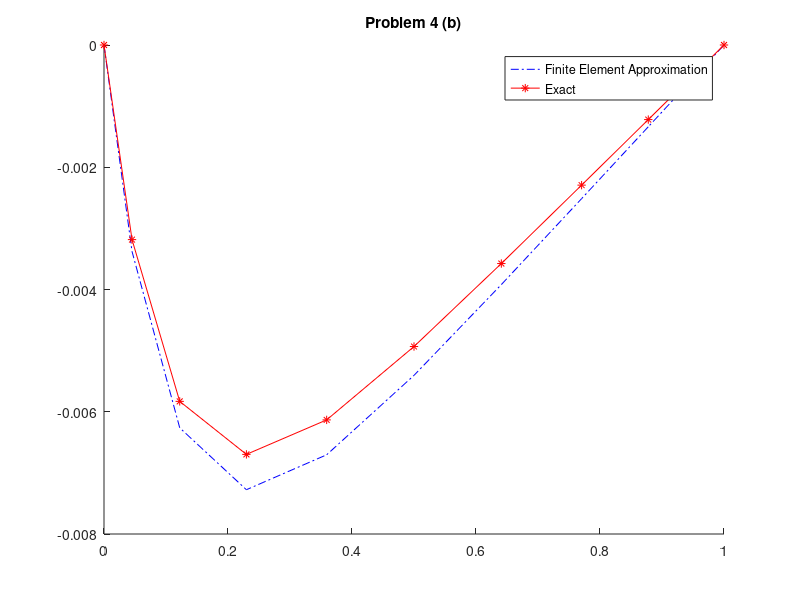

MATLAB code to generate this figure:
% Problem 4 (b)
% Marty Fuhry
% 3/28/2012
% Compiled and ran using GNU Octave, version 3.2.4 configured for "x86_64-pc-linux-gnu".

%%%%%%%%%%%%%%%%%%%%%%%%%%%%%%%%%%%%%%%%%%%%%%%%%%%%%%%%%%%%%%%%%%%%%%%%%%%%%%%%
% Write a finite element code to solve the one-dimensional boundary value      %
% problem for u(x) on 0 < x < 1                                                %
%  u''(x) = e^(-10x), u(0) = 0, u(1) = 0.                                      %
% Use tent functions on 10 uniformly spaced elements.                          %
% Measure the error in (a) using the 2-norm. Can you reduce the error (by      %
% how much?) by using 10 non-uniformly spaced elements?                        %
%                                                                              %
%%%%%%%%%%%%%%%%%%%%%%%%%%%%%%%%%%%%%%%%%%%%%%%%%%%%%%%%%%%%%%%%%%%%%%%%%%%%%%%%

% build the grid
h = 0.1;

% uniform x; Error = 0.001243
x = [0:h:1]';
m = size(x)(1)-2;

% manually refined grid; Error = 0.001600
%x = [0, .13, .18, .23, .26, .28, .35, .5, .7, 1]';

% chebyshev nodes: Error = 0.001136
x = 0.5 + 0.5*cos((2*[m+2:-1:1] - 1)/(2*(m+2)) * pi)';
x(1) = 0;
x(m+2) = 1;

% calculate the h_j's
h = zeros(m+1,1);
for j = 1:m+1
    h(j) = x(j+1) - x(j);
endfor

K = zeros(m+2,m+2);
L = zeros(m+2,1);

% exact solution
u = (exp(-10*x) + (1 - exp(-10))*x - 1)/100;

% define the basis function over the canonical element
function [feval] = f(x)
    feval = -exp(-10.*x);
endfunction

% build the element stiffness matrix
for j = 2:m+2
    K(j-1: j, j-1: j) += 1/h(j-1) * [1 -1; -1 1];
endfor

% build the load vector
F = [f(x)];
for j = 2:m+2
    L(j-1:j) += h(j-1)/6. * [2*F(j-1) + F(j); F(j-1) + 2*F(j)];
endfor

% for the boundary conditions
K(m+2,m+1) = 0;
K(m+2,m+2) = 1;
K(1,2) = 0;
K(1,1) = 1;
L(1) = 0;
L(m+2) = 0;

% solve the steady state system
C = K \ L;

% and plot
hold on
plot(x,C,"b-.");
plot(x,u,"r-*");

legend("Finite Element Approximation", "Exact");
title("Problem 4 (b)");
print("problem4b.png");

printf("Error = %f\n", norm(u - C,2));
drawnow;
input("Press any key to continue.");
